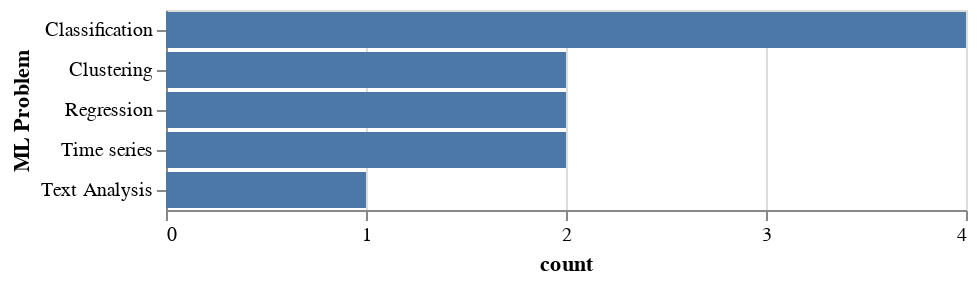

Source (notebook cell):
### Code cell
plotMultiselect(df, 'ML: Problem', 'ML Problem')

### Figure 1 — Vega-Lite specification as saved in the notebook (floating-point values rounded to 4 significant figures)
{"config": {"view": {"continuousWidth": 400, "continuousHeight": 300}}, "data": {"name": "data-7d72c84f70111c252f75dc4341bf2f86"}, "mark": "bar", "encoding": {"x": {"type": "quantitative", "axis": {"tickMinStep": 1}, "field": "count"}, "y": {"type": "nominal", "field": "ML Problem", "sort": "-x"}}, "$schema": "https://vega.github.io/schema/vega-lite/v4.0.2.json", "datasets": {"data-7d72c84f70111c252f75dc4341bf2f86": [{"ML Problem": " Text Analysis", "count": 1}, {"ML Problem": "Classification", "count": 4}, {"ML Problem": "Clustering", "count": 2}, {"ML Problem": "Regression", "count": 2}, {"ML Problem": "Time series", "count": 2}]}}
